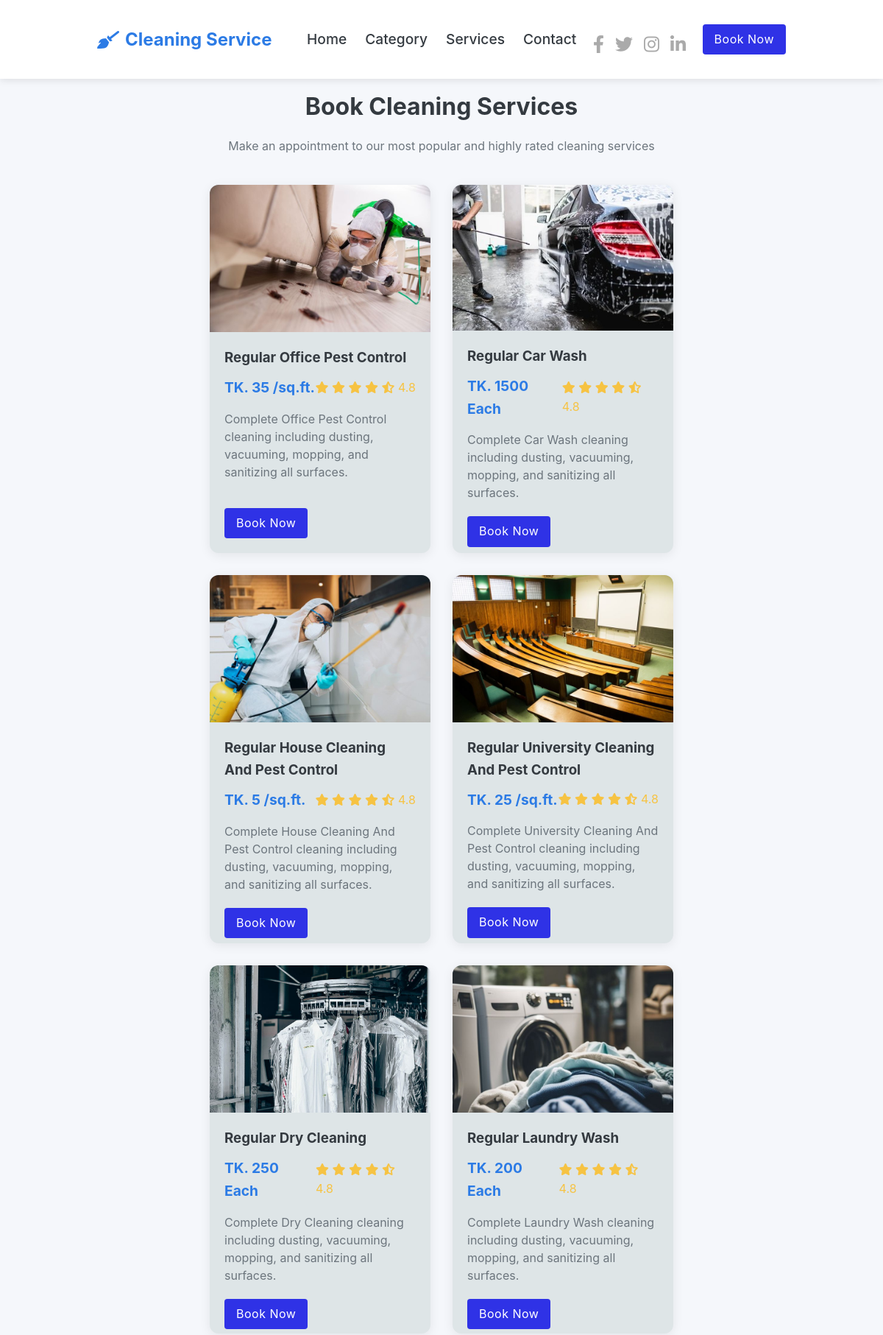
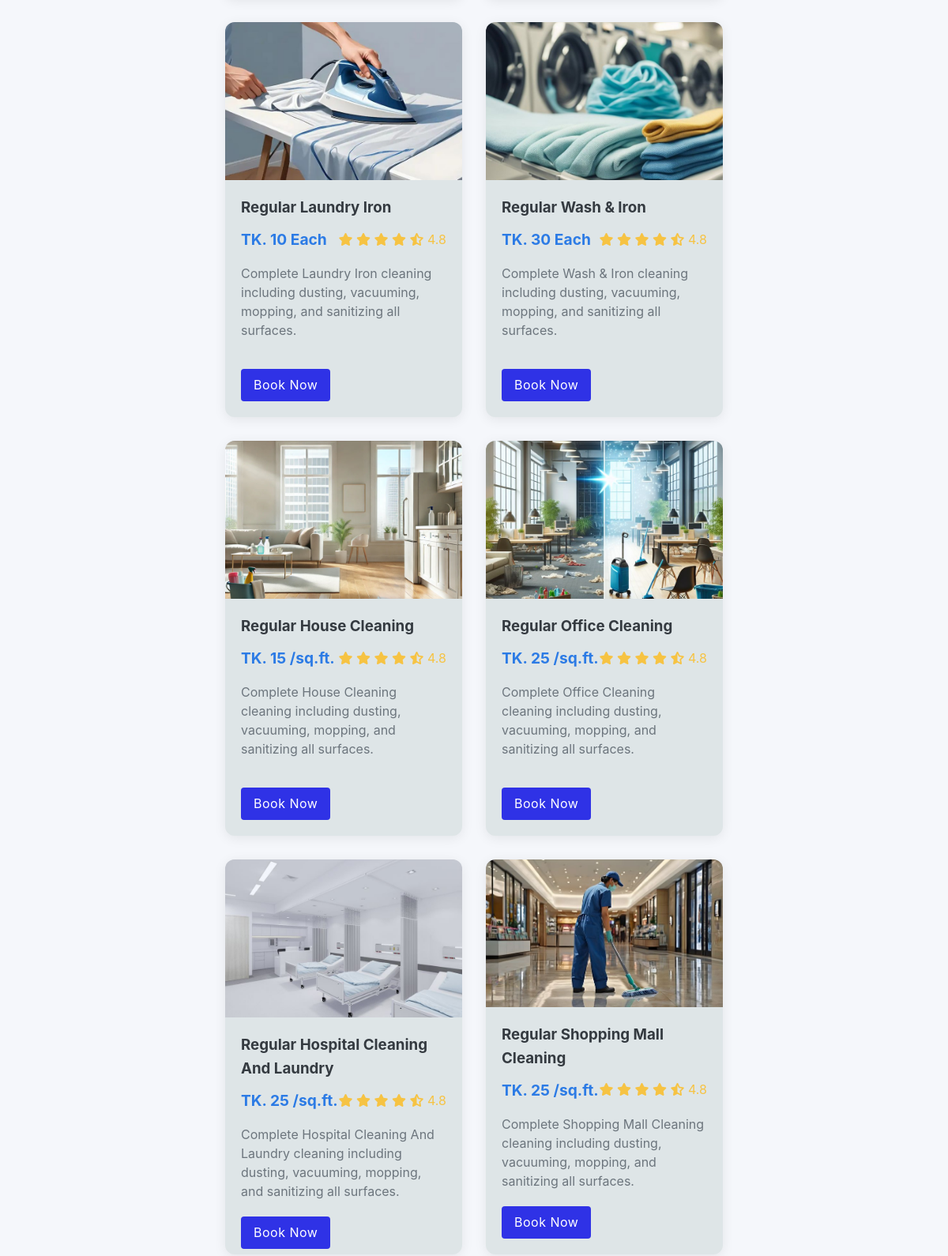
/services.php (upper part), run on the app's committed database (2 pictures, top to bottom).
### tables this page shows
CREATE TABLE `service` (
  `Id` int(11) NOT NULL,
  `Title` varchar(150) NOT NULL,
  `Description` varchar(255) NOT NULL,
  `Price` decimal(10,0) NOT NULL,
  `Price_des` varchar(20) NOT NULL,
  `Image_Name` varchar(255) NOT NULL,
  `Category_Title` varchar(100) NOT NULL,
  `Active` varchar(10) NOT NULL
);

### services.php (the view, shortened to what this page needs)
<?php include('partial-front/header.php'); ?>
<section class="container">
      <div class="section-title">
        <h2>Book Cleaning Services</h2>
        <p>Make an appointment to our most popular and highly rated cleaning services</p>
      </div>
      <?php
          $sql="SELECT * FROM service WHERE Active = 'Yes'";
          $res=mysqli_query($conn,$sql);
          $count=mysqli_num_rows($res);
          if ($count>0){
            ?>
            <div class="services">
            <?php
              while($rows=mysqli_fetch_assoc($res)){
                $ID = $rows['Id'];
                $service_title = $rows['Title'];
                $price = $rows['Price'];
                $price_des = $rows['Price_des'];
                $image_name = $rows['Image_Name'];
                ?>
                  <div class="service-card">
                    <img src="images/services/<?php echo $image_name; ?>" alt="<?php echo $image_name; ?>" class="service-img" />
                    <div class="service-content">
                      <h3>Regular <?php echo $service_title; ?></h3>
                      <div class="service-meta">
                        <div class="service-price">TK. <?php echo $price; ?><span><?php echo " ", $price_des; ?></span></div>
                        <div class="service-rating">
                          <i class="fas fa-star"></i>
                          <i class="fas fa-star"></i>
                          <i class="fas fa-star"></i>
                          <i class="fas fa-star"></i>
                          <i class="fas fa-star-half-alt"></i>
                          <span>4.8</span>
                        </div>
                      </div>
                      <p class="service-desc">
                        Complete <?php echo $service_title; ?> cleaning including dusting, vacuuming, mopping, and
                        sanitizing all surfaces.
                      </p>
                      <a href="user_info.php?id=<?php echo $ID; ?>" class="btn btn-primary">Book Now</a>
                    </div>
                  </div>
            <?php
            }
          }
      ?>
        </div>
    </section>
<?php include('partial-front/footer.php') ?>

### css/styles.css (style rules this page uses)
:root { --primary: #2c7be5; --primary-dark: #1a68d1; --secondary: #6c757d; --light: #f8f9fa; --dark: #343a40; --success: #00d97e; --danger: #e63757; --warning: #f6c343; --info: #39afd1; }
* { margin: 0; padding: 0; box-sizing: border-box; font-family: "Segoe UI", Tahoma, Geneva, Verdana, sans-serif; }
body { background-color: #f5f7fb; color: #333; line-height: 1.6; }
.container { width: 80%; margin: 0 auto; padding: 1%; }
.btn { padding: 10px 20px; border-radius: 4px; font-weight: 500; text-decoration: none; cursor: pointer; transition: all 0.3s; border: none; }
.btn-primary { background-color: var(--primary); color: white; }
.section-title { text-align: center; margin-bottom: 40px; }
.section-title h2 { font-size: 2rem; color: var(--dark); margin-bottom: 15px; }
.section-title p { color: var(--secondary); max-width: 600px; margin: 0 auto; }
.services { display: flex; flex-wrap: wrap; justify-content: center; gap: 30px; margin-bottom: 80px; }
.service-card { width: 300px; height: 500px; background-color: rgb(222, 229, 231); border-radius: 12px; overflow: hidden; box-shadow: 0 3px 15px rgba(0, 0, 0, 0.08); transition: transform 0.4s ease, box-shadow 0.4s ease; display: flex; flex-direction: column; }
.service-img { height: 200px; width: 100%; object-fit: cover; transition: transform 0.5s ease; }
.service-content { padding: 20px; flex-grow: 1; display: flex; flex-direction: column; }
.service-content h3 { margin-bottom: 10px; color: var(--dark); transition: color 0.3s ease; }
.service-meta { display: flex; justify-content: space-between; align-items: center; margin-bottom: 15px; }
.service-price { color: var(--primary); font-weight: bold; font-size: 1.2rem; }
.service-rating { color: var(--warning); }
.service-desc { color: var(--secondary); margin-bottom: 20px; line-height: 1.5; flex-grow: 1; }
.btn-primary { display: inline-block; padding: 10px 20px; text-align: center; background-color: var(--primary); color: white; border-radius: 5px; text-decoration: none; transition: background-color 0.3s ease, transform 0.2s ease; align-self: flex-start; }

### css/admin.css (style rules this page uses)
* { margin: 0; padding: 0; font-family: -apple-system, BlinkMacSystemFont, "Segoe UI", Roboto, Oxygen-Sans, Ubuntu, Cantarell, "Helvetica Neue", sans-serif; }
.btn-primary { display: inline-block; padding: 8px 16px; background-color: #2f32e6; color: white; text-decoration: none; border-radius: 4px; font-weight: normal; transition: all 0.2s ease; border: none; box-shadow: none; letter-spacing: 0.5px; }

### data on the page
service: Image_Name (picture), Title "Office Pest Control", Price "35", Price_des "/sq.ft."
service: Image_Name (picture), Title "Car Wash", Price "1500", Price_des "Each"
service: Image_Name (picture), Title "House Cleaning And Pest Control", Price "5", Price_des "/sq.ft."
service: Image_Name (picture), Title "University Cleaning And Pest Control", Price "25", Price_des "/sq.ft."
service: Image_Name (picture), Title "Dry Cleaning", Price "250", Price_des "Each"
service: Image_Name (picture), Title "Laundry Wash", Price "200", Price_des "Each"
service: Image_Name (picture), Title "Laundry Iron", Price "10", Price_des "Each"
service: Image_Name (picture), Title "Wash & Iron", Price "30", Price_des "Each"
service: Image_Name (picture), Title "House Cleaning", Price "15", Price_des "/sq.ft."
service: Image_Name (picture), Title "Office Cleaning", Price "25", Price_des "/sq.ft."
service: Image_Name (picture), Title "Hospital Cleaning And Laundry", Price "25", Price_des "/sq.ft."
service: Image_Name (picture), Title "Shopping Mall Cleaning", Price "25", Price_des "/sq.ft."
